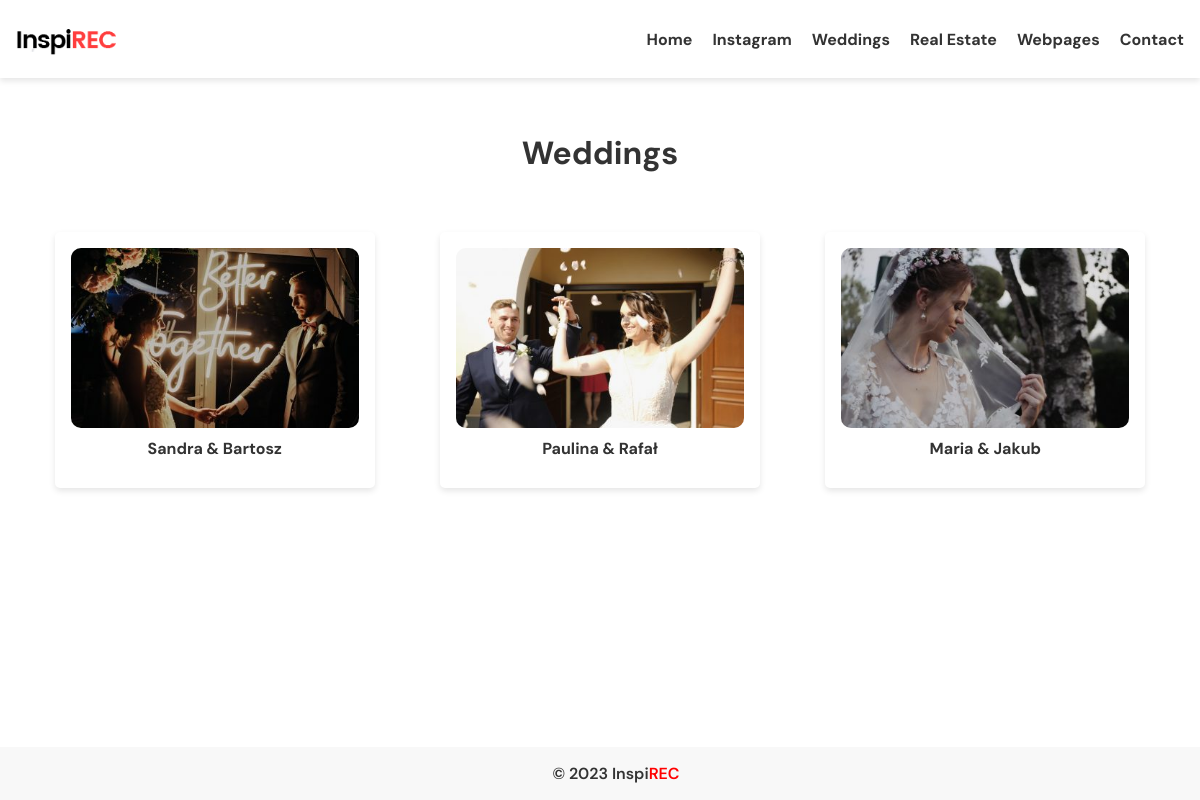
Screenshot of /weddings/ with the database file from the repository.
### blog/models.py (models this page shows, shortened)
class MenuItem(models.Model):
    title = models.CharField(max_length=100)
    page = models.ForeignKey('Page', on_delete=models.CASCADE, blank=True, null=True)
    url = models.CharField(max_length=200, blank=True)
    order = models.PositiveIntegerField(default=0)
    show_in_menu = models.BooleanField(default=True)
    def get_link(self):
        if self.page:
            return self.page.get_absolute_url()
        else:
            return self.url

class Page(models.Model):
    title = models.CharField(max_length=200)
    content = models.TextField()
    articles = models.ManyToManyField(Article, blank=True)
    slug = models.SlugField(unique=True, default='', editable=False)
    def get_absolute_url(self):
        return reverse('page_detail', args=[self.slug])

class Article(models.Model):
    title = models.CharField(max_length=200)
    slug = models.SlugField(unique=True, default='', editable=False)
    image = models.ImageField(upload_to='article_images/', default='default-article-image.jpg')
    content = models.TextField(blank=True, null=True)
    youtube_link = models.CharField(max_length=200, blank=True)
    instagram_link = models.CharField(max_length=200, blank=True)
    show_on_home = models.BooleanField(default=False)
    created_at = models.DateTimeField(default=timezone.now)
    updated_at = models.DateTimeField(auto_now=True)
    gallery = models.ForeignKey(Gallery, on_delete=models.SET_NULL, null=True, blank=True)
    ARTICLE_TYPE_CHOICES = (
        ('standard', 'Standard Article'),
        ('real_estate', 'Real Estate Gallery'),
    )
    article_type = models.CharField(
        max_length=20,
        choices=ARTICLE_TYPE_CHOICES,
        default='standard',
    )

### blog/views.py (the view)
# urls.py: path('<slug:slug>/', views.page_detail, name='page_detail'),
def page_detail(request, slug):
    page = Page.objects.get(slug=slug)
    menu_items = MenuItem.objects.filter(show_in_menu=True).order_by('order')
    context = {
        'page': page,
        'menu_items': menu_items,
    }
    return render(request, 'page_detail.html', context)

### blog/templates/page_detail.html
{% extends 'base.html' %}
{% block content %}
<div class="container">
    <div class="page">
        <h1 class="center-text">{{ page.title }}</h1>
        <div class="page-content">
            {{ page.content | safe }}
        </div>
        <div class="article-list">
            {% for article in page.articles.all %}
                {% if article.slug %}
                    <div class="article">
                        <a href="{% url 'article_detail' slug=article.slug %}">
                            <div class="article-image">
                                <img src="{{ article.image.url }}" alt="{{ article.title }}">
                            </div>
                        </a>
                        <h2 class="article-title">{{ article.title }}</h2>
                    </div>
                {% endif %}
            {% endfor %}
        </div>
    </div>
</div>
{% endblock %}

### blog/templates/base.html (shortened to what this page needs)
{% load static %}
<!DOCTYPE html>
<html lang="en">
<head>
    <link rel="stylesheet" href="{% static 'styles.css' %}">
</head>
<body>
    <header>
        <div class="logo">
            <a href="{% url 'home' %}">
                <img src="{% static 'images/logo.png' %}" alt="Logo">
            </a>
        </div>
        <nav class="menu">
            <ul>
                <li><a href="{% url 'home' %}">Home</a></li>
                {% for item in menu_items %}
                    <li><a href="{{ item.get_link }}">{{ item.title }}</a></li>
                {% endfor %}
            </ul>
        </nav>
    </header>
    <main>
        {% block content %}
        {% endblock %}
    </main>
    <footer>
        <div class="footer-content">
        &copy; {% now "Y" %} Inspi<span class="highlight">REC</span>
    </div>
    </footer>
</body>
</html>

### static/styles.css (style rules this page uses)
body { font-family: 'DM Sans', sans-serif; font-size: 16px; font-weight: 600; color: #333; margin: 0; padding: 0; overflow-x: hidden; }
.center-text { text-align: center; }
header { background-color: #fff; color: #000; box-shadow: 0px 3px 6px rgba(0, 0, 0, 0.1); padding: 1rem; max-width: 1200px; margin: 0 auto; display: flex; justify-content: space-between; align-items: center; }
.menu { font-family: 'DM Sans', sans-serif; font-size: 16px; font-weight: 600; font-size: 16px; }
.menu ul { list-style: none; padding: 0; margin: 0; display: flex; }
.menu li { margin-left: 20px; }
.menu a { text-decoration: none; color: #333; font-weight: bold; }
.logo img { max-width: 100px; height: auto; display: block; margin: 0 auto; }
.container { margin: 0 auto; padding: 2rem; max-width: 1200px; box-sizing: border-box; }
.article-list { display: grid; gap: 20px; max-width: 1200px; margin: auto; justify-content: center; }
@media (min-width: 916px) { .article-list { grid-template-columns: repeat(3, minmax(0, 1fr)); } }
.article { border: none; border-radius: 5px; padding: 1rem; max-width: 100%; margin: auto; background-color: #fff; transition: transform 0.3s; cursor: pointer; box-shadow: 0px 3px 6px rgba(0, 0, 0, 0.1); }
.article-image { position: relative; overflow: hidden; height: 180px; border-radius: 10px; }
.article-image img { width: 100%; height: 100%; object-fit: contain; max-width: 100%; }
.article-title { text-align: center; margin-top: 10px; font-size: 16px; }
.highlight { color: red; }
footer { position: fixed; bottom: 0; background-color: #f8f8f8; padding: 1rem; text-align: center; width: 100%; }
main { margin-bottom: 2rem; }

### rows the page displays
MenuItem: title "Instagram"
MenuItem: title "Weddings"
MenuItem: title "Real Estate"
MenuItem: title "Webpages"
MenuItem: title "Contact"
Page: title "Weddings"
Article: image (picture), title "Sandra & Bartosz"
Article: image (picture), title "Paulina & Rafał"
Article: image (picture), title "Maria & Jakub"
